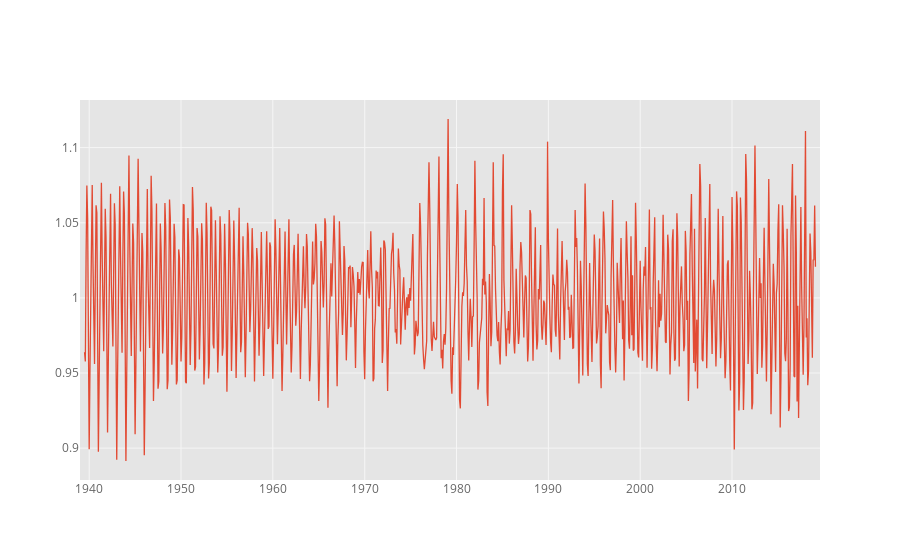

Notebook code cell kept with this figure:
### Code cell
result.resid.iplot()

### Figure 1 — Plotly figure (JSON) as saved in the notebook; plotly's stock layout.template omitted (floating-point values rounded to 4 significant figures; data arrays with more than 128 entries replaced by an {"elided": "..."} marker saying what was removed)
{"data": [{"line": {"color": "rgba(226, 74, 51, 1.0)", "dash": "solid", "shape": "linear", "width": 1.3}, "mode": "lines", "name": "produccion de energia", "text": "", "type": "scatter", "uid": "062aaf50-84f2-41df-a310-e8161a7bca85", "x": {"elided": "968 str values"}, "y": {"elided": "968 mixed values"}}], "layout": {"legend": {"bgcolor": "#FFFFFF", "font": {"color": "#666666"}}, "paper_bgcolor": "#FFFFFF", "plot_bgcolor": "#E5E5E5", "title": {"font": {"color": "#151516"}}, "xaxis": {"gridcolor": "#F6F6F6", "showgrid": true, "tickfont": {"color": "#666666"}, "title": {"font": {"color": "#666666"}, "text": ""}, "zerolinecolor": "#F6F6F6"}, "yaxis": {"gridcolor": "#F6F6F6", "showgrid": true, "tickfont": {"color": "#666666"}, "title": {"font": {"color": "#666666"}, "text": ""}, "zerolinecolor": "#F6F6F6"}}}
